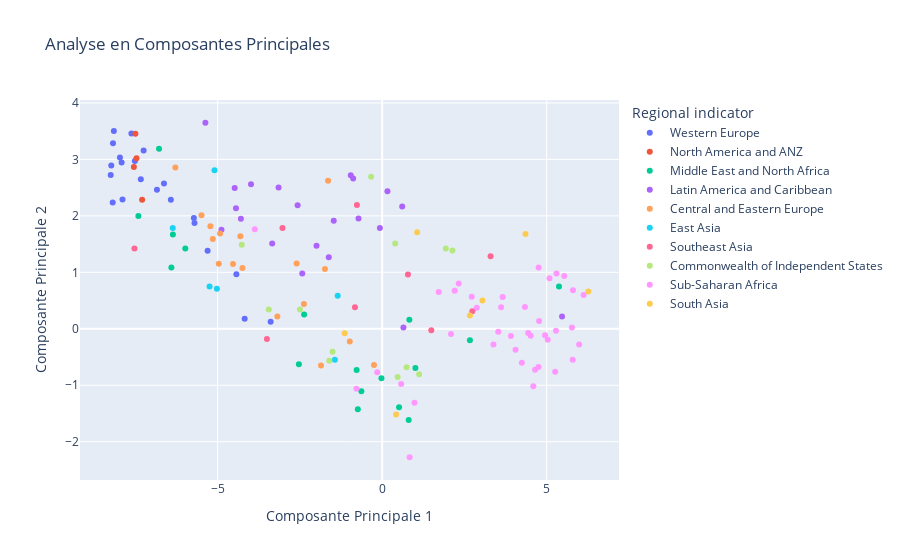

Notebook cell for this chart:
### Code cell
from sklearn.manifold import TSNE

tsne = TSNE(n_components=2, perplexity=50)

tsne_result = tsne.fit_transform(data)
tsne_df = pd.DataFrame(tsne_result, columns=['tSNE1', 'tSNE2'])
tsne_df['Country name'] = df['Country name']
tsne_df['Regional indicator'] = df['Regional indicator']

fig = px.scatter(tsne_df, x='tSNE1', y='tSNE2', title='Analyse en Composantes Principales',
                labels={'tSNE1': 'Composante Principale 1', 'tSNE2': 'Composante Principale 2', 'Cname' : 'Country name'}, hover_name = 'Country name', color = 'Regional indicator')
fig.show()

### Figure 1 — Plotly figure (JSON) as saved in the notebook; plotly's stock layout.template omitted (floating-point values rounded to 4 significant figures)
{"data": [{"hovertemplate": "<b>%{hovertext}</b><br><br>Regional indicator=Western Europe<br>Composante Principale 1=%{x}<br>Composante Principale 2=%{y}<extra></extra>", "hovertext": ["Finland", "Denmark", "Switzerland", "Iceland", "Norway", "Netherlands", "Sweden", "Austria", "Luxembourg", "United Kingdom", "Ireland", "Germany", "Belgium", "Malta", "France", "Spain", "Italy", "Cyprus", "Portugal", "North Cyprus", "Greece"], "legendgroup": "Western Europe", "marker": {"color": "#636efa", "symbol": "circle"}, "mode": "markers", "name": "Western Europe", "orientation": "v", "showlegend": true, "type": "scatter", "x": [-8.154, -8.18, -8.231, -7.62, -8.249, -7.969, -7.918, -7.515, -8.189, -7.249, -7.891, -7.335, -6.844, -6.63, -6.422, -5.722, -5.702, -5.304, -4.43, -4.178, -3.389], "xaxis": "x", "y": [3.502, 3.288, 2.893, 3.459, 2.724, 3.032, 2.944, 2.972, 2.235, 3.159, 2.288, 2.649, 2.464, 2.575, 2.285, 1.962, 1.875, 1.383, 0.9672, 0.1773, 0.1242], "yaxis": "y"}, {"hovertemplate": "<b>%{hovertext}</b><br><br>Regional indicator=North America and ANZ<br>Composante Principale 1=%{x}<br>Composante Principale 2=%{y}<extra></extra>", "hovertext": ["New Zealand", "Canada", "Australia", "United States"], "legendgroup": "North America and ANZ", "marker": {"color": "#EF553B", "symbol": "circle"}, "mode": "markers", "name": "North America and ANZ", "orientation": "v", "showlegend": true, "type": "scatter", "x": [-7.499, -7.466, -7.545, -7.294], "xaxis": "x", "y": [3.456, 3.019, 2.866, 2.285], "yaxis": "y"}, {"hovertemplate": "<b>%{hovertext}</b><br><br>Regional indicator=Middle East and North Africa<br>Composante Principale 1=%{x}<br>Composante Principale 2=%{y}<extra></extra>", "hovertext": ["Israel", "United Arab Emirates", "Saudi Arabia", "Bahrain", "Kuwait", "Libya", "Turkey", "Morocco", "Algeria", "Iraq", "Lebanon", "Iran", "Jordan", "Palestinian Territories", "Tunisia", "Egypt", "Yemen"], "legendgroup": "Middle East and North Africa", "marker": {"color": "#00cc96", "symbol": "circle"}, "mode": "markers", "name": "Middle East and North Africa", "orientation": "v", "showlegend": true, "type": "scatter", "x": [-6.78, -7.409, -6.359, -5.981, -6.405, -2.371, -2.53, 0.8265, -0.7753, -0.6314, -0.02152, -0.7397, 1.01, 2.667, 0.5131, 0.8059, 5.374], "xaxis": "x", "y": [3.189, 1.996, 1.671, 1.422, 1.086, 0.2523, -0.6275, 0.1614, -0.7313, -1.105, -0.8784, -1.424, -0.6945, -0.2026, -1.389, -1.617, 0.7489], "yaxis": "y"}, {"hovertemplate": "<b>%{hovertext}</b><br><br>Regional indicator=Latin America and Caribbean<br>Composante Principale 1=%{x}<br>Composante Principale 2=%{y}<extra></extra>", "hovertext": ["Costa Rica", "Mexico", "Uruguay", "Guatemala", "Brazil", "El Salvador", "Panama", "Chile", "Trinidad and Tobago", "Colombia", "Nicaragua", "Argentina", "Honduras", "Ecuador", "Jamaica", "Peru", "Bolivia", "Paraguay", "Dominican Republic", "Venezuela", "Haiti"], "legendgroup": "Latin America and Caribbean", "marker": {"color": "#ab63fa", "symbol": "circle"}, "mode": "markers", "name": "Latin America and Caribbean", "orientation": "v", "showlegend": true, "type": "scatter", "x": [-5.372, -3.985, -4.482, -0.954, -3.148, -0.881, -4.443, -4.293, -4.883, -2.569, 0.1604, -3.342, 0.6083, -1.472, -0.7189, -1.995, -0.06937, -1.623, -2.429, 0.6456, 5.466], "xaxis": "x", "y": [3.649, 2.559, 2.495, 2.72, 2.504, 2.663, 2.134, 1.95, 1.755, 2.188, 2.435, 1.51, 2.167, 1.915, 1.954, 1.472, 1.786, 1.265, 0.9798, 0.02395, 0.2168], "yaxis": "y"}, {"hovertemplate": "<b>%{hovertext}</b><br><br>Regional indicator=Central and Eastern Europe<br>Composante Principale 1=%{x}<br>Composante Principale 2=%{y}<extra></extra>", "hovertext": ["Czech Republic", "Slovenia", "Kosovo", "Slovakia", "Lithuania", "Poland", "Romania", "Estonia", "Hungary", "Latvia", "Serbia", "Bosnia and Herzegovina", "Montenegro", "Croatia", "Macedonia", "Bulgaria", "Albania"], "legendgroup": "Central and Eastern Europe", "marker": {"color": "#FFA15A", "symbol": "circle"}, "mode": "markers", "name": "Central and Eastern Europe", "orientation": "v", "showlegend": true, "type": "scatter", "x": [-6.284, -5.489, -1.645, -5.22, -5.146, -4.926, -4.31, -4.965, -4.532, -4.246, -2.599, -1.739, -2.378, -3.185, -0.984, -1.859, -0.2485], "xaxis": "x", "y": [2.859, 2.01, 2.623, 1.815, 1.59, 1.685, 1.641, 1.15, 1.146, 1.075, 1.157, 1.06, 0.4391, 0.2182, -0.2236, -0.6523, -0.6435], "yaxis": "y"}, {"hovertemplate": "<b>%{hovertext}</b><br><br>Regional indicator=East Asia<br>Composante Principale 1=%{x}<br>Composante Principale 2=%{y}<extra></extra>", "hovertext": ["Taiwan Province of China", "South Korea", "Japan", "Hong Kong S.A.R. of China", "Mongolia", "China"], "legendgroup": "East Asia", "marker": {"color": "#19d3f3", "symbol": "circle"}, "mode": "markers", "name": "East Asia", "orientation": "v", "showlegend": true, "type": "scatter", "x": [-6.364, -5.022, -5.246, -5.095, -1.352, -1.437], "xaxis": "x", "y": [1.784, 0.707, 0.7504, 2.806, 0.5868, -0.5472], "yaxis": "y"}, {"hovertemplate": "<b>%{hovertext}</b><br><br>Regional indicator=Southeast Asia<br>Composante Principale 1=%{x}<br>Composante Principale 2=%{y}<extra></extra>", "hovertext": ["Singapore", "Philippines", "Thailand", "Malaysia", "Vietnam", "Indonesia", "Laos", "Cambodia", "Myanmar"], "legendgroup": "Southeast Asia", "marker": {"color": "#FF6692", "symbol": "circle"}, "mode": "markers", "name": "Southeast Asia", "orientation": "v", "showlegend": true, "type": "scatter", "x": [-7.527, -0.7669, -3.03, -3.502, 0.7837, -0.8273, 1.493, 2.74, 3.295], "xaxis": "x", "y": [1.421, 2.192, 1.786, -0.1825, 0.963, 0.379, -0.02666, 0.311, 1.283], "yaxis": "y"}, {"hovertemplate": "<b>%{hovertext}</b><br><br>Regional indicator=Commonwealth of Independent States<br>Composante Principale 1=%{x}<br>Composante Principale 2=%{y}<extra></extra>", "hovertext": ["Uzbekistan", "Kazakhstan", "Moldova", "Tajikistan", "Russia", "Kyrgyzstan", "Belarus", "Azerbaijan", "Turkmenistan", "Armenia", "Georgia", "Ukraine"], "legendgroup": "Commonwealth of Independent States", "marker": {"color": "#B6E880", "symbol": "circle"}, "mode": "markers", "name": "Commonwealth of Independent States", "orientation": "v", "showlegend": true, "type": "scatter", "x": [-0.3351, -4.267, 0.3962, 2.136, -3.446, 1.934, -2.497, -1.609, -1.508, 0.743, 0.4701, 1.122], "xaxis": "x", "y": [2.691, 1.489, 1.512, 1.387, 0.3407, 1.421, 0.3406, -0.5657, -0.4056, -0.6818, -0.8529, -0.8049], "yaxis": "y"}, {"hovertemplate": "<b>%{hovertext}</b><br><br>Regional indicator=Sub-Saharan Africa<br>Composante Principale 1=%{x}<br>Composante Principale 2=%{y}<extra></extra>", "hovertext": ["Mauritius", "Ivory Coast", "Benin", "Congo (Brazzaville)", "Ghana", "Cameroon", "Senegal", "Guinea", "Niger", "Gabon", "South Africa", "Burkina Faso", "Gambia", "Mali", "Nigeria", "Mozambique", "Kenya", "Namibia", "Liberia", "Uganda", "Chad", "Mauritania", "Congo (Kinshasa)", "Swaziland", "Comoros", "Togo", "Ethiopia", "Madagascar", "Sierra Leone", "Burundi", "Zambia", "Lesotho", "Malawi", "Botswana", "Tanzania", "Central African Republic", "Rwanda", "Zimbabwe", "South Sudan"], "legendgroup": "Sub-Saharan Africa", "marker": {"color": "#FF97FF", "symbol": "circle"}, "mode": "markers", "name": "Sub-Saharan Africa", "orientation": "v", "showlegend": true, "type": "scatter", "x": [-3.87, 2.326, 3.381, 1.718, 2.203, 2.723, 2.875, 3.527, 4.594, -0.7813, -0.15, 4.054, 4.246, 3.913, 2.093, 4.647, 3.615, 0.5778, 4.752, 4.438, 4.514, 3.661, 5.257, 0.9818, 4.338, 4.95, 4.769, 5.032, 5.281, 5.789, 4.755, 5.086, 5.767, 0.8353, 5.296, 5.985, 5.798, 5.533, 6.123], "xaxis": "x", "y": [1.764, 0.8007, -0.2804, 0.6524, 0.675, 0.5685, 0.3716, -0.0515, -1.016, -1.062, -0.7691, -0.374, -0.6039, -0.1276, -0.0923, -0.7244, 0.3808, -0.9776, -0.6797, -0.07543, -0.1221, 0.5616, -0.762, -1.311, 0.3857, -0.1153, 0.1364, -0.1952, -0.03568, -0.5479, 1.085, 0.8952, 0.02233, -2.276, 0.9766, -0.2796, 0.683, 0.9339, 0.5966], "yaxis": "y"}, {"hovertemplate": "<b>%{hovertext}</b><br><br>Regional indicator=South Asia<br>Composante Principale 1=%{x}<br>Composante Principale 2=%{y}<extra></extra>", "hovertext": ["Pakistan", "Maldives", "Nepal", "Bangladesh", "Sri Lanka", "India", "Afghanistan"], "legendgroup": "South Asia", "marker": {"color": "#FECB52", "symbol": "circle"}, "mode": "markers", "name": "South Asia", "orientation": "v", "showlegend": true, "type": "scatter", "x": [1.063, -1.139, 3.048, 2.667, 0.4233, 4.355, 6.264], "xaxis": "x", "y": [1.708, -0.08081, 0.5025, 0.2368, -1.52, 1.68, 0.6583], "yaxis": "y"}], "layout": {"legend": {"title": {"text": "Regional indicator"}, "tracegroupgap": 0}, "title": {"text": "Analyse en Composantes Principales"}, "xaxis": {"anchor": "y", "domain": [0, 1], "title": {"text": "Composante Principale 1"}}, "yaxis": {"anchor": "x", "domain": [0, 1], "title": {"text": "Composante Principale 2"}}}}
